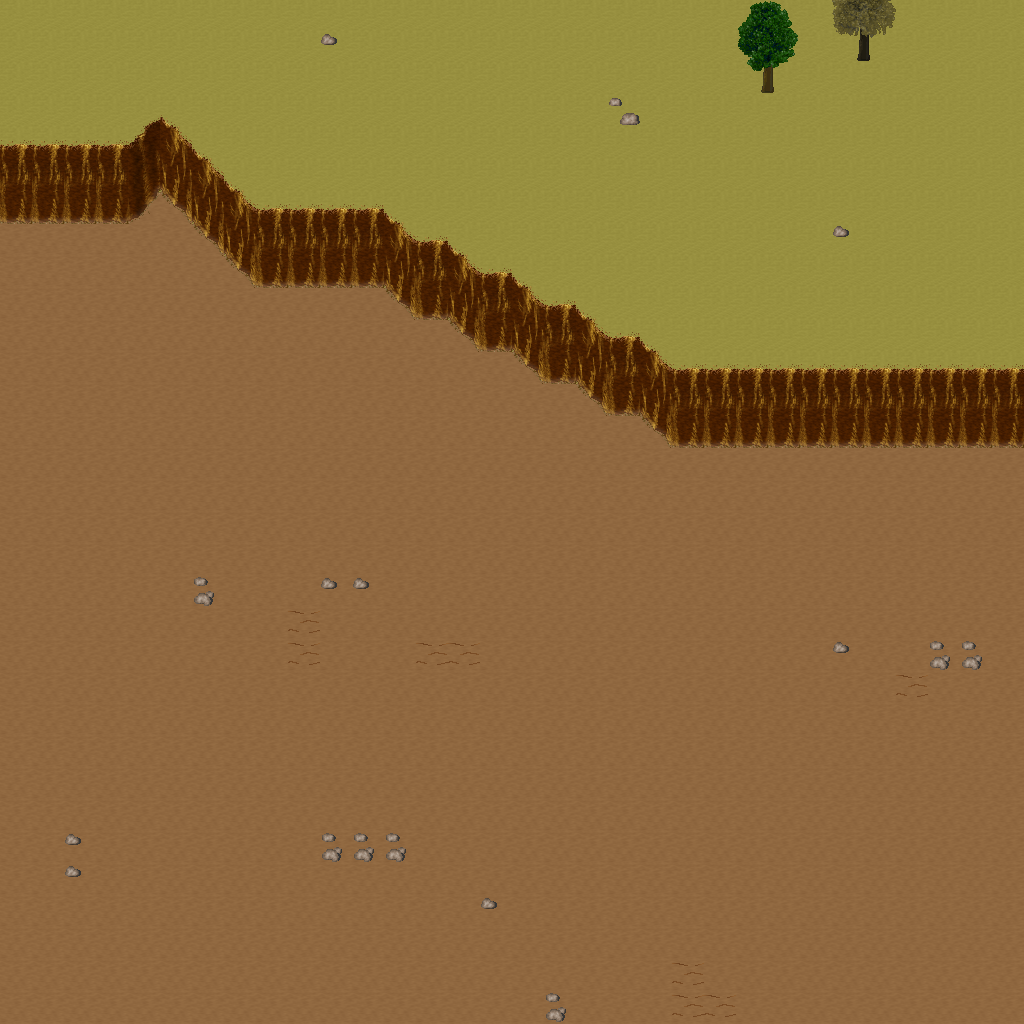

This game map was drawn from its Tiled (.tmx) file and the tilesets committed beside it. A one-line description and the trimmed map source follow:
An orthogonal 32x32 tile map with 32x32 px tiles, 5 tile layers (Ground, Objects, Objects2, Above, ...), 1 hidden layer not drawn, 23 tilesets.

<map version="1.10" tiledversion="1.11.0" orientation="orthogonal" renderorder="right-down" width="32" height="32" tilewidth="32" tileheight="32" infinite="0" nextlayerid="11" nextobjectid="1">
 <tileset firstgid="1" name="ground_ground" tilewidth="32" tileheight="32" tilecount="33" columns="3">
  <image source="../drawable/ground_ground.png" width="96" height="352" />
 </tileset>
 <tileset firstgid="34" name="ground_water_pool" tilewidth="32" tileheight="32" tilecount="72" columns="3">
  <image source="../drawable/ground_water_pool.png" width="96" height="768" />
 </tileset>
 <tileset firstgid="106" name="ground_ridge_earth_dark" tilewidth="32" tileheight="32" tilecount="96" columns="12">
  <image source="../drawable/ground_ridge_earth_dark.png" width="384" height="256" />
 </tileset>
 <tileset firstgid="202" name="ground_ridge_earth_pale" tilewidth="32" tileheight="32" tilecount="96" columns="12">
  <image source="../drawable/ground_ridge_earth_pale.png" width="384" height="256" />
 </tileset>
 <tileset firstgid="298" name="ground_grass_edges" tilewidth="32" tileheight="32" tilecount="36" columns="12">
  <image source="../drawable/ground_grass_edges.png" width="384" height="96" />
 </tileset>
 <tileset firstgid="334" name="ground_grass_corners" tilewidth="32" tileheight="32" tilecount="24" columns="6">
  <image source="../drawable/ground_grass_corners.png" width="192" height="128" />
 </tileset>
 <tileset firstgid="358" name="ground_earth_edges" tilewidth="32" tileheight="32" tilecount="18" columns="6">
  <image source="../drawable/ground_earth_edges.png" width="192" height="96" />
 </tileset>
 <tileset firstgid="376" name="ground_rock_pebbles" tilewidth="32" tileheight="32" tilecount="3" columns="1">
  <image source="../drawable/ground_rock_pebbles.png" width="32" height="96" />
 </tileset>
 <tileset firstgid="379" name="ground_ladder_steps" tilewidth="32" tileheight="32" tilecount="6" columns="3">
  <image source="../drawable/ground_ladder_steps.png" width="96" height="64" />
 </tileset>
 <tileset firstgid="385" name="plant_grasses" tilewidth="32" tileheight="32" tilecount="6" columns="3">
  <image source="../drawable/plant_grasses.png" width="96" height="64" />
 </tileset>
 <tileset firstgid="391" name="plant_flower_daisy_red" tilewidth="32" tileheight="32" tilecount="8" columns="2">
  <image source="../drawable/plant_flower_daisy_red.png" width="64" height="128" />
 </tileset>
 <tileset firstgid="399" name="plant_flower_daisy_yellow" tilewidth="32" tileheight="32" tilecount="8" columns="2">
  <image source="../drawable/plant_flower_daisy_yellow.png" width="64" height="128" />
 </tileset>
 <tileset firstgid="407" name="plant_flower_daisy_blue" tilewidth="32" tileheight="32" tilecount="8" columns="2">
  <image source="../drawable/plant_flower_daisy_blue.png" width="64" height="128" />
 </tileset>
 <tileset firstgid="415" name="item_corpse_huge_animal" tilewidth="32" tileheight="32" tilecount="16" columns="2">
  <image source="../drawable/item_corpse_huge_animal.png" width="64" height="256" />
 </tileset>
 <tileset firstgid="431" name="item_pot_dark_barrel" tilewidth="32" tileheight="32" tilecount="2" columns="1">
  <image source="../drawable/item_pot_dark_barrel.png" width="32" height="64" />
 </tileset>
 <tileset firstgid="433" name="item_statue_green_stone" tilewidth="32" tileheight="32" tilecount="12" columns="4">
  <image source="../drawable/item_statue_green_stone.png" width="128" height="96" />
 </tileset>
 <tileset firstgid="445" name="logic_creature_orc" tilewidth="32" tileheight="32" tilecount="6" columns="6">
  <image source="../drawable/logic_creature_orc.png" width="192" height="32" />
 </tileset>
 <tileset firstgid="451" name="logic_creature_animal" tilewidth="32" tileheight="32" tilecount="32" columns="8">
  <image source="../drawable/logic_creature_animal.png" width="256" height="128" />
 </tileset>
 <tileset firstgid="483" name="logic_portal" tilewidth="32" tileheight="32" tilecount="24" columns="8">
  <image source="../drawable/logic_portal.png" width="256" height="96" />
 </tileset>
 <tileset firstgid="507" name="logic_collision" tilewidth="32" tileheight="32" tilecount="1" columns="1">
  <image source="../drawable/logic_collision.png" width="32" height="32" />
 </tileset>
 <tileset firstgid="508" name="plant_tree_spruce" tilewidth="32" tileheight="32" tilecount="6" columns="2">
  <image source="../drawable/plant_tree_spruce.png" width="64" height="96" />
 </tileset>
 <tileset firstgid="514" name="plant_tree_taller_trees" tilewidth="32" tileheight="32" tilecount="32" columns="8">
  <image source="../drawable/plant_tree_taller_trees.png" width="256" height="128" />
 </tileset>
 <tileset firstgid="546" name="plant_bush_bush_mult_colored" tilewidth="32" tileheight="32" tilecount="6" columns="3">
  <image source="../drawable/plant_bush_bush_mult_colored.png" width="96" height="64" />
 </tileset>
 <layer id="1" name="Ground" width="32" height="32">
  <data>[1024 cells, 1024 non-empty, 2 distinct tile ids]</data>
 </layer>
 <layer id="2" name="Objects" width="32" height="32">
  <data>[1024 cells, 112 non-empty, 17 distinct tile ids]</data>
 </layer>
 <layer id="3" name="Objects2" width="32" height="32">
  <data>[1024 cells, 21 non-empty, 3 distinct tile ids]</data>
 </layer>
 <layer id="4" name="Above" width="32" height="32">
  <data>[1024 cells, 6 non-empty, 6 distinct tile ids]</data>
 </layer>
 <layer id="5" name="Above2" width="32" height="32">
  <data>[1024 cells, 0 non-empty, 0 distinct tile ids]</data>
 </layer>
 <layer id="6" name="Walkable" width="32" height="32" visible="0">
  <data>[1024 cells, 102 non-empty, 1 distinct tile ids]</data>
 </layer>
 <objectgroup id="7" name="Mapevents" />
 <objectgroup id="8" name="Spawn" />
 <objectgroup id="9" name="Keys" />
 <objectgroup id="10" name="Replace" />
</map>
